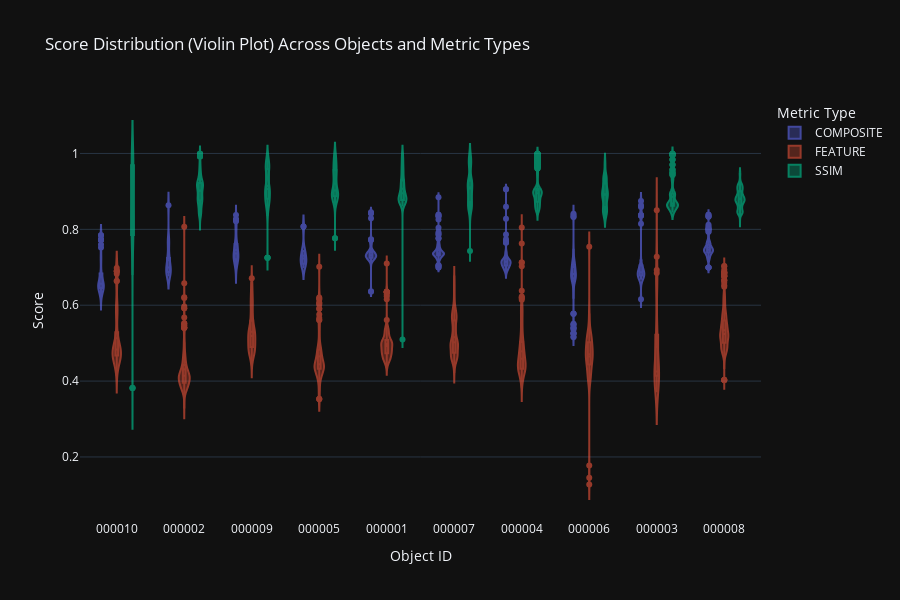

Here is the notebook cell this chart was saved with:
### Code cell
fig_violin = create_violin_plot(combined_df)
fig_violin.show()

### Figure 1 — Plotly figure (JSON) as saved in the notebook; plotly's stock layout.template omitted (floating-point values rounded to 4 significant figures; data arrays with more than 128 entries replaced by an {"elided": "..."} marker saying what was removed)
{"data": [{"box": {"visible": true}, "line": {"color": "#636EFA"}, "meanline": {"visible": true}, "name": "COMPOSITE", "opacity": 0.6, "x": {"elided": "798 str values"}, "y": {"elided": "798 float values"}, "type": "violin"}, {"box": {"visible": true}, "line": {"color": "#EF553B"}, "meanline": {"visible": true}, "name": "FEATURE", "opacity": 0.6, "x": {"elided": "4027 str values"}, "y": {"elided": "4027 float values"}, "type": "violin"}, {"box": {"visible": true}, "line": {"color": "#00CC96"}, "meanline": {"visible": true}, "name": "SSIM", "opacity": 0.6, "x": {"elided": "6896 str values"}, "y": {"elided": "6896 float values"}, "type": "violin"}], "layout": {"title": {"text": "Score Distribution (Violin Plot) Across Objects and Metric Types"}, "xaxis": {"title": {"text": "Object ID"}}, "yaxis": {"title": {"text": "Score"}}, "violinmode": "group", "height": 600, "legend": {"title": {"text": "Metric Type"}}}}
